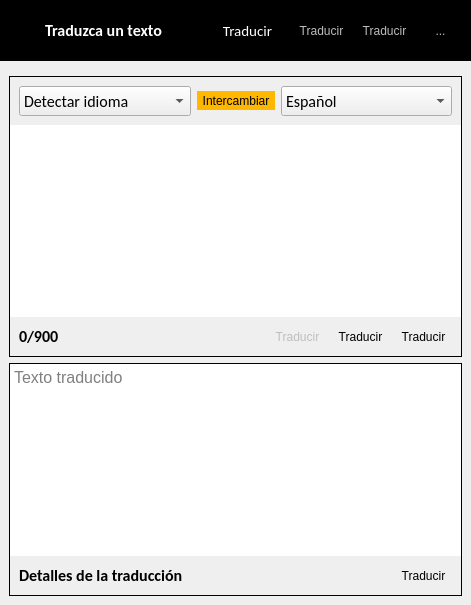
      <widget class="QWidget" name="tab_widgetPage2">
       <layout class="QGridLayout" name="gridLayout_47">
        <property name="leftMargin">
         <number>0</number>
        </property>
        <property name="topMargin">
         <number>0</number>
        </property>
        <property name="rightMargin">
         <number>0</number>
        </property>
        <property name="bottomMargin">
         <number>0</number>
        </property>
        <item row="0" column="0">
         <widget class="QWidget" name="translator_container" native="true">
          <layout class="QGridLayout" name="gridLayout_48">
           <property name="leftMargin">
            <number>0</number>
           </property>
           <property name="topMargin">
            <number>0</number>
           </property>
           <property name="rightMargin">
            <number>0</number>
           </property>
           <property name="bottomMargin">
            <number>0</number>
           </property>
           <item row="0" column="0">
            <widget class="QWidget" name="translator_toolbar" native="true">
             <property name="styleSheet">
              <string notr="true">QWidget #translator_toolbar{
background-color: black;
}</string>
             </property>
             <layout class="QGridLayout" name="gridLayout_46">
              <item row="0" column="1">
               <spacer name="horizontalSpacer_8">
                <property name="orientation">
                 <enum>Qt::Horizontal</enum>
                </property>
                <property name="sizeHint" stdset="0">
                 <size>
                  <width>40</width>
                  <height>20</height>
                 </size>
                </property>
               </spacer>
              </item>
              <item row="0" column="4">
               <widget class="QToolButton" name="search_result">
                <property name="enabled">
                 <bool>false</bool>
                </property>
                <property name="minimumSize">
                 <size>
                  <width>43</width>
                  <height>43</height>
                 </size>
                </property>
                <property name="styleSheet">
                 <string notr="true">QToolButton{
	background-color: transparent;
	border:none;
	border-radius:10px;
	padding:2px;
}

QToolButton:hover {	
	background-color: rgb(236, 146, 0);
}</string>
                </property>
                <property name="text">
                 <string>Traducir</string>
                </property>
                <property name="icon">
                 <iconset>
                  <normaloff>icons/search.png</normaloff>icons/search.png</iconset>
                </property>
                <property name="iconSize">
                 <size>
                  <width>35</width>
                  <height>35</height>
                 </size>
                </property>
                <property name="autoRaise">
                 <bool>true</bool>
                </property>
               </widget>
              </item>
              <item row="0" column="2">
               <widget class="QToolButton" name="send_request_translator">
                <property name="font">
                 <font>
                  <family>Calibri</family>
                  <pointsize>-1</pointsize>
                 </font>
                </property>
                <property name="styleSheet">
                 <string notr="true">QToolButton {
	font-family:Calibri;
	font-size:15px;
	color: rgb(255, 255, 255);
	border: none;
	border-radius: 8px;	
	background-color:transparent;
	padding-left: 10px;
	padding-right: 10px;
	padding-top: 5px;
	padding-bottom: 5px;
}
QToolButton:hover {	
	background-color: rgb(236, 146, 0);
}</string>
                </property>
                <property name="text">
                 <string>Traducir</string>
                </property>
                <property name="icon">
                 <iconset>
                  <normaloff>icons/send.png</normaloff>icons/send.png</iconset>
                </property>
                <property name="toolButtonStyle">
                 <enum>Qt::ToolButtonTextBesideIcon</enum>
                </property>
                <property name="autoRaise">
                 <bool>true</bool>
                </property>
                <property name="arrowType">
                 <enum>Qt::NoArrow</enum>
                </property>
               </widget>
              </item>
              <item row="0" column="3">
               <widget class="QToolButton" name="save_translation">
                <property name="enabled">
                 <bool>false</bool>
                </property>
                <property name="minimumSize">
                 <size>
                  <width>43</width>
                  <height>43</height>
                 </size>
                </property>
                <property name="styleSheet">
                 <string notr="true">QToolButton{
	background-color: transparent;
	border:none;
	border-radius:10px;
	padding:2px;
}

QToolButton:hover {	
	background-color: rgb(236, 146, 0);
}</string>
                </property>
                <property name="text">
                 <string>Traducir</string>
                </property>
                <property name="icon">
                 <iconset>
                  <normaloff>icons/download.png</normaloff>icons/download.png</iconset>
                </property>
                <property name="iconSize">
                 <size>
                  <width>24</width>
                  <height>24</height>
                 </size>
                </property>
                <property name="autoRaise">
                 <bool>true</bool>
                </property>
               </widget>
              </item>
              <item row="0" column="0">
               <widget class="QWidget" name="waiting_widget_versicle_2" native="true">
                <property name="minimumSize">
                 <size>
                  <width>10</width>
                  <height>10</height>
                 </size>
                </property>
                <layout class="QGridLayout" name="waiting_Layout_3">
                 <property name="sizeConstraint">
                  <enum>QLayout::SetFixedSize</enum>
                 </property>
                 <property name="leftMargin">
                  <number>0</number>
                 </property>
                 <property name="topMargin">
                  <number>0</number>
                 </property>
                 <property name="rightMargin">
                  <number>0</number>
                 </property>
                 <property name="bottomMargin">
                  <number>0</number>
                 </property>
                 <item row="0" column="0">
                  <widget class="QLabel" name="translator_status_icon">
                   <property name="minimumSize">
                    <size>
                     <width>30</width>
                     <height>30</height>
                    </size>
                   </property>
                   <property name="maximumSize">
                    <size>
                     <width>30</width>
                     <height>30</height>
                    </size>
                   </property>
                   <property name="text">
                    <string/>
                   </property>
                   <property name="pixmap">
                    <pixmap>icons/google_translate.png</pixmap>
                   </property>
                   <property name="scaledContents">
                    <bool>true</bool>
                   </property>
                   <property name="alignment">
                    <set>Qt::AlignCenter</set>
                   </property>
                  </widget>
                 </item>
                 <item row="0" column="1">
                  <widget class="QLabel" name="translator_status_lbl">
                   <property name="font">
                    <font>
                     <family>Calibri</family>
                     <pointsize>12</pointsize>
                     <weight>75</weight>
                     <bold>true</bold>
                    </font>
                   </property>
                   <property name="styleSheet">
                    <string notr="true">color: rgb(255, 255, 255);</string>
                   </property>
                   <property name="text">
                    <string>Traduzca un texto</string>
                   </property>
                  </widget>
                 </item>
                </layout>
               </widget>
              </item>
              <item row="0" column="5">
               <widget class="QToolButton" name="translator_history">
                <property name="enabled">
                 <bool>false</bool>
                </property>
                <property name="minimumSize">
                 <size>
                  <width>43</width>
                  <height>43</height>
                 </size>
                </property>
                <property name="styleSheet">
                 <string notr="true">QToolButton{
	background-color: transparent;
	border:none;
	border-radius:10px;
	padding:2px;
}

QToolButton:hover {	
	background-color: rgb(236, 146, 0);
}</string>
                </property>
                <property name="text">
                 <string>...</string>
                </property>
                <property name="icon">
                 <iconset>
                  <normaloff>icons/history.png</normaloff>icons/history.png</iconset>
                </property>
                <property name="iconSize">
                 <size>
                  <width>24</width>
                  <height>24</height>
                 </size>
                </property>
               </widget>
              </item>
             </layout>
            </widget>
           </item>
           <item row="1" column="0">
            <widget class="QWidget" name="widget_2" native="true">
             <layout class="QGridLayout" name="gridLayout_4">
              <item row="0" column="0">
               <widget class="QFrame" name="main_container_translator">
                <property name="styleSheet">
                 <string notr="true">QFrame #main_container_translator{
	border-radius:10px;
	border:1px solid  rgb(166, 166, 166);
	background-color: rgb(231, 231, 231);
}</string>
                </property>
                <property name="frameShape">
                 <enum>QFrame::Panel</enum>
                </property>
                <layout class="QGridLayout" name="gridLayout_5">
                 <property name="leftMargin">
                  <number>0</number>
                 </property>
                 <property name="topMargin">
                  <number>0</number>
                 </property>
                 <property name="rightMargin">
                  <number>0</number>
                 </property>
                 <property name="bottomMargin">
                  <number>0</number>
                 </property>
                 <property name="spacing">
                  <number>0</number>
                 </property>
                 <item row="0" column="0" colspan="2">
                  <widget class="QWidget" name="widget_4" native="true">
                   <layout class="QGridLayout" name="gridLayout_7">
                    <item row="0" column="0">
                     <widget class="QComboBox" name="from_lang">
                      <property name="minimumSize">
                       <size>
                        <width>0</width>
                        <height>30</height>
                       </size>
                      </property>
                      <property name="font">
                       <font>
                        <family>Calibri</family>
                        <pointsize>12</pointsize>
                       </font>
                      </property>
                      <item>
                       <property name="text">
                        <string>Detectar idioma</string>
                       </property>
                      </item>
                     </widget>
                    </item>
                    <item row="0" column="1">
                     <widget class="QToolButton" name="interchange_lang">
                      <property name="toolTip">
                       <string>Intercambiar idiomas</string>
                      </property>
                      <property name="styleSheet">
                       <string notr="true">QToolButton {
	border: none;
	border-radius:17px;	
	padding:1px;
	background-color: rgb(255, 183, 0);
	align-content: center;
}
QToolButton:hover {	
	background-color: rgb(236, 146, 0);
}</string>
                      </property>
                      <property name="text">
                       <string>Intercambiar</string>
                      </property>
                      <property name="icon">
                       <iconset>
                        <normaloff>icons/interchange_arrows.png</normaloff>icons/interchange_arrows.png</iconset>
                      </property>
                      <property name="iconSize">
                       <size>
                        <width>30</width>
                        <height>30</height>
                       </size>
                      </property>
                      <property name="autoRaise">
                       <bool>true</bool>
                      </property>
                     </widget>
                    </item>
                    <item row="0" column="2">
                     <widget class="QComboBox" name="to_lang">
                      <property name="minimumSize">
                       <size>
                        <width>0</width>
                        <height>30</height>
                       </size>
                      </property>
                      <property name="font">
                       <font>
                        <family>Calibri</family>
                        <pointsize>12</pointsize>
                       </font>
                      </property>
                      <item>
                       <property name="text">
                        <string>Español</string>
                       </property>
                      </item>
                     </widget>
                    </item>
                   </layout>
                  </widget>
                 </item>
                 <item row="2" column="0" colspan="2">
                  <widget class="QWidget" name="widget_3" native="true">
                   <layout class="QGridLayout" name="gridLayout_8">
                    <item row="0" column="0">
                     <widget class="QLabel" name="char_count">
                      <property name="font">
                       <font>
                        <family>Calibri</family>
                        <pointsize>12</pointsize>
                        <weight>75</weight>
                        <bold>true</bold>
                       </font>
                      </property>
                      <property name="text">
                       <string>0/900</string>
                      </property>
                     </widget>
                    </item>
                    <item row="0" column="1">
                     <spacer name="horizontalSpacer_4">
                      <property name="orientation">
                       <enum>Qt::Horizontal</enum>
                      </property>
                      <property name="sizeHint" stdset="0">
                       <size>
                        <width>40</width>
                        <height>20</height>
                       </size>
                      </property>
                     </spacer>
                    </item>
                    <item row="0" column="2">
                     <widget class="QToolButton" name="translate_info">
                      <property name="enabled">
                       <bool>false</bool>
                      </property>
                      <property name="toolTip">
                       <string>Copiar texto a traducir</string>
                      </property>
                      <property name="styleSheet">
                       <string notr="true">QToolButton{
	background-color: transparent;
	border:none;
	border-radius:2px;
	padding:2px;
}

QToolButton:hover {	
	background-color: rgb(236, 146, 0);
}</string>
                      </property>
                      <property name="text">
                       <string>Traducir</string>
                      </property>
                      <property name="icon">
                       <iconset>
                        <normaloff>icons/info_black.png</normaloff>icons/info_black.png</iconset>
                      </property>
                      <property name="iconSize">
                       <size>
                        <width>24</width>
                        <height>24</height>
                       </size>
                      </property>
                      <property name="autoRaise">
                       <bool>true</bool>
                      </property>
                     </widget>
                    </item>
                    <item row="0" column="3">
                     <widget class="QToolButton" name="copy_translate">
                      <property name="toolTip">
                       <string>Copiar texto a traducir</string>
                      </property>
                      <property name="styleSheet">
                       <string notr="true">QToolButton{
	background-color: transparent;
	border:none;
	border-radius:2px;
	padding:2px;
}

QToolButton:hover {	
	background-color: rgb(236, 146, 0);
}</string>
                      </property>
                      <property name="text">
                       <string>Traducir</string>
                      </property>
                      <property name="icon">
                       <iconset>
                        <normaloff>icons/copy_back.png</normaloff>icons/copy_back.png</iconset>
                      </property>
                      <property name="iconSize">
                       <size>
                        <width>24</width>
                        <height>24</height>
                       </size>
                      </property>
                      <property name="autoRaise">
                       <bool>true</bool>
                      </property>
                     </widget>
                    </item>
                    <item row="0" column="4">
                     <widget class="QToolButton" name="delete_to_translate_text">
                      <property name="toolTip">
                       <string>Eliminar texto a traducir</string>
                      </property>
                      <property name="styleSheet">
                       <string notr="true">QToolButton{
	background-color: transparent;
	border:none;
	border-radius:2px;
	padding:2px;
}

QToolButton:hover {	
	background-color: rgb(236, 146, 0);
}</string>
                      </property>
                      <property name="text">
                       <string>Traducir</string>
                      </property>
                      <property name="icon">
                       <iconset>
                        <normaloff>icons/delete_black.png</normaloff>icons/delete_black.png</iconset>
                      </property>
                      <property name="iconSize">
                       <size>
                        <width>24</width>
                        <height>24</height>
                       </size>
                      </property>
                      <property name="autoRaise">
                       <bool>true</bool>
                      </property>
                     </widget>
                    </item>
                   </layout>
                  </widget>
                 </item>
                 <item row="1" column="0" colspan="2">
                  <widget class="QPlainTextEdit" name="text_to_translate">
                   <property name="font">
                    <font>
                     <pointsize>12</pointsize>
                    </font>
                   </property>
                   <property name="inputMethodHints">
                    <set>Qt::ImhMultiLine</set>
                   </property>
                   <property name="frameShape">
                    <enum>QFrame::NoFrame</enum>
                   </property>
                   <property name="plainText">
                    <string/>
                   </property>
                   <property name="backgroundVisible">
                    <bool>false</bool>
                   </property>
                   <property name="centerOnScroll">
                    <bool>false</bool>
                   </property>
                   <property name="placeholderText">
                    <string>Solo puede escribir 900 caracteres</string>
                   </property>
                  </widget>
                 </item>
                </layout>
               </widget>
              </item>
              <item row="1" column="0">
               <widget class="QFrame" name="translated_container">
                <property name="styleSheet">
                 <string notr="true">QFrame #translated_container{
	border-radius:10px;
	border:1px solid  rgb(166, 166, 166);
	background-color: rgb(231, 231, 231);
}</string>
                </property>
                <property name="frameShape">
                 <enum>QFrame::Panel</enum>
                </property>
                <layout class="QGridLayout" name="gridLayout_6">
                 <property name="leftMargin">
                  <number>0</number>
                 </property>
                 <property name="topMargin">
                  <number>0</number>
                 </property>
                 <property name="rightMargin">
                  <number>0</number>
                 </property>
                 <property name="bottomMargin">
                  <number>0</number>
                 </property>
                 <property name="spacing">
                  <number>0</number>
                 </property>
                 <item row="0" column="0">
                  <widget class="QPlainTextEdit" name="translated_text">
                   <property name="font">
                    <font>
                     <pointsize>12</pointsize>
                    </font>
                   </property>
                   <property name="inputMethodHints">
                    <set>Qt::ImhMultiLine</set>
                   </property>
                   <property name="frameShape">
                    <enum>QFrame::NoFrame</enum>
                   </property>
                   <property name="readOnly">
                    <bool>true</bool>
                   </property>
                   <property name="backgroundVisible">
                    <bool>false</bool>
                   </property>
                   <property name="centerOnScroll">
                    <bool>false</bool>
                   </property>
                   <property name="placeholderText">
                    <string>Texto traducido</string>
                   </property>
                  </widget>
                 </item>
                 <item row="1" column="0" colspan="2">
                  <widget class="QWidget" name="widget_11" native="true">
                   <layout class="QGridLayout" name="gridLayout_49">
                    <item row="0" column="1">
                     <spacer name="horizontalSpacer_9">
                      <property name="orientation">
                       <enum>Qt::Horizontal</enum>
                      </property>
                      <property name="sizeHint" stdset="0">
                       <size>
                        <width>40</width>
                        <height>20</height>
                       </size>
                      </property>
                     </spacer>
                    </item>
                    <item row="0" column="0">
                     <widget class="QLabel" name="translate_details">
                      <property name="font">
                       <font>
                        <family>Calibri</family>
                        <pointsize>12</pointsize>
                        <weight>75</weight>
                        <bold>true</bold>
                       </font>
                      </property>
                      <property name="text">
                       <string>Detalles de la traducción</string>
                      </property>
                     </widget>
                    </item>
                    <item row="0" column="2">
                     <widget class="QToolButton" name="copy_translated_text">
                      <property name="toolTip">
                       <string>Copiar texto traducido</string>
                      </property>
                      <property name="styleSheet">
                       <string notr="true">QToolButton{
	background-color: transparent;
	border:none;
	border-radius:2px;
	padding:2px;
}

QToolButton:hover {	
	background-color: rgb(236, 146, 0);
}</string>
                      </property>
                      <property name="text">
                       <string>Traducir</string>
                      </property>
                      <property name="icon">
                       <iconset>
                        <normaloff>icons/copy_back.png</normaloff>icons/copy_back.png</iconset>
                      </property>
                      <property name="iconSize">
                       <size>
                        <width>24</width>
                        <height>24</height>
                       </size>
                      </property>
                      <property name="autoRaise">
                       <bool>true</bool>
                      </property>
                     </widget>
                    </item>
                   </layout>
                  </widget>
                 </item>
                </layout>
               </widget>
              </item>
             </layout>
            </widget>
           </item>
          </layout>
         </widget>
        </item>
       </layout>
      </widget>
